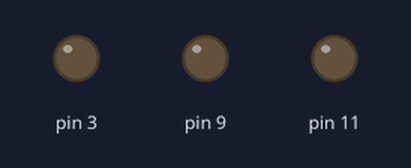
Recording of a sketch running on a simulated Arduino Uno, built with avr-gcc and run on an emulated ATmega328P. Parts: output pins drawn as LEDs (lit = HIGH).

Above: at 0.05 s.
At 5.5 s:
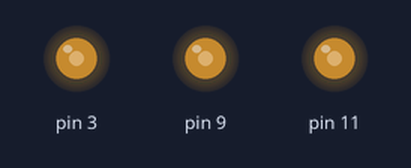
Timing chart, 0 to 7.8 s (numbered marks = the images above):
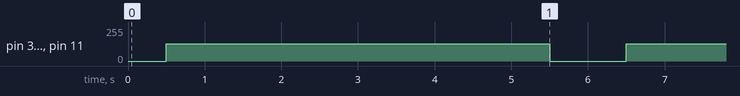

Measured:
- by itself, pin 3, pin 9, pin 11: alternates 128/255 for 5.0 s and 0/255 for 1.0 s

The sketch:

FC_sendTest.ino
```cpp
int x[8] = {
   3,1,5,0,7,6,2,4
};


void setup() {
  pinMode(3,OUTPUT);
  pinMode(9,OUTPUT);
  pinMode(11,OUTPUT);
}


void loop() {
  delay(500);
//ヘッダー部分
  analogWrite(3,128);
  analogWrite(9,128);
  analogWrite(11,128);
  delay(5000);

  digitalWrite(3,LOW);
  digitalWrite(9,LOW);
  digitalWrite(11,LOW);
  delay(500);


}
```
